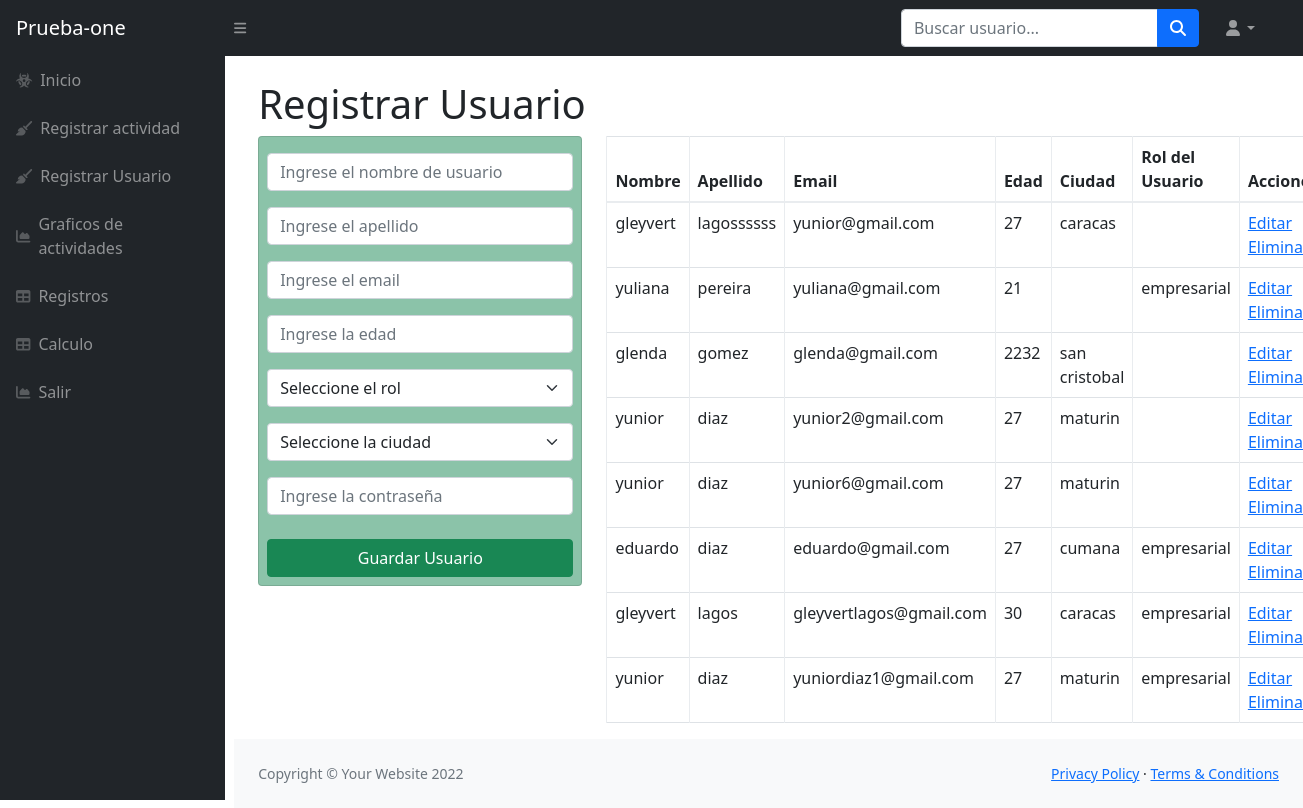
/registrar_usuario.php (signed in), run on the app's committed database.
### tables this page shows
CREATE TABLE `usuarios` (
  `id_usuario` int(11) NOT NULL,
  `nombre` varchar(100) DEFAULT NULL,
  `apellido` varchar(100) DEFAULT NULL,
  `email` varchar(200) DEFAULT NULL,
  `edad` int(11) DEFAULT NULL,
  `password` varchar(100) DEFAULT NULL,
  `id_ciudad` int(11) NOT NULL,
  `id_rol` int(11) NOT NULL
);

CREATE TABLE `ciudades` (
  `id_ciudad` int(11) NOT NULL,
  `nombre` varchar(255) NOT NULL
);

CREATE TABLE `roles` (
  `id_rol` int(11) NOT NULL,
  `nombre_rol` varchar(255) NOT NULL
);

### registrar_usuario.php (the view, shortened to what this page needs)
<!DOCTYPE html>
<html lang="en">
    <head>
        <link rel="stylesheet" type="text/css" href="vendor/bootstrap/css/bootstrap.min.css">
        <link href="./css/styles2.css" rel="stylesheet" />
    </head>
    <body class="sb-nav-fixed">
        <?php require 'partials/navbar.php' ?>
        <div id="layoutSidenav">
            <?php require 'partials/nav.php' ?>
            <div id="layoutSidenav_content">
                <main>
                    <div class="container-fluid px-4">
                        <h1 class="mt-4">Registrar Usuario</h1>
                        <div class="row">
                            <div class="col-md-4">
                                <div class="card card-body bg-success p-2 bg-opacity-50" >
                                    <form action="guardar_usuario.php" method="POST">
                                        <div class="form-group mt-2">
                                            <input type="text" required name="nombre" class="form-control" placeholder="Ingrese el nombre de usuario" autofocus>
                                        </div>
                                        <div class="form-group mt-2">
                                            <input type="text" required name="apellido" class="form-control" placeholder="Ingrese el apellido">
                                        </div>
                                        <div class="form-group mt-2">
                                            <input type="emai" required name="email" value="" class="form-control" placeholder="Ingrese el email">
                                        </div>
                                        <div class="form-group mt-2">
                                            <input type="text" required name="edad" class="form-control" placeholder="Ingrese la edad">
                                        </div>
                                        <div class="form-group mt-2">
                                        <select name="id_rol" required class="form-select" aria-label="Default select example">
                                            <option value="">Seleccione el rol</option>
                                            </select>
                                        </div>
                                        <div class="form-group mt-2">
                                            <select name="id_ciudad" required class="form-select" aria-label="Default select example">
                                            <option value="">Seleccione la ciudad</option>
                                            </select>
                                        </div>
                                        <div class="form-group">
                                            <input type="password" required name="password" class="form-control" placeholder="Ingrese la contraseña">
                                        </div>
                                        <div class="d-grid gap-2">
                                             <button class="btn btn-success mt-2" require name="guardar_Usuario">Guardar Usuario</button>
                                        </div>
                                    </form>
                                </div>
                            </div>
                            <div class="col-md-8">
                                <table class="table table-bordered">
                                    <thead>
                                        <tr>
                                            <th>Nombre</th>
                                            <th>Apellido</th>
                                            <th>Email</th>
                                            <th>Edad</th>
                                            <th>Ciudad</th>
                                            <th>Rol del Usuario</th>
                                            <th>Acciones</th>
                                        </tr>
                                    </thead>
                                    <tbody>
                                        <?php
                                            $records = $conn->prepare('SELECT id_usuario, usuarios.nombre, ciudades.nombre as nombre_ciudad, apellido, email, edad, usuarios.id_ciudad, usuarios.id_rol, nombre_rol FROM usuarios LEFT JOIN ciudades ON usuarios.id_ciudad=ciudades.id_ciudad LEFT JOIN roles ON usuarios.id_rol=roles.id_rol');
                                            $records->execute();
                                            $results = $records->fetchAll(PDO::FETCH_ASSOC);
                                            foreach($results as $row){ ?>
                                                <tr>
                                                    <td><?php echo $row['nombre'] ?></td>
                                                    <td><?php echo $row['apellido'] ?></td>
                                                    <td><?php echo $row['email'] ?></td>
                                                    <td><?php echo $row['edad'] ?></td>
                                                    <td><?php echo $row['nombre_ciudad'] ?></td>
                                                    <td><?php echo $row['nombre_rol'] ?></td>
                                                    <td>
                                                        <a href="editar_usuario.php?id=<?php echo $row['id_usuario'] ?>">Editar<i class="fa-address-card-o"></i></a>
                                                        <a href="eliminar_usuario.php?id=<?php echo $row['id_usuario'] ?>">Eliminar</a>
                                                    </td>
                                                </tr>
                                          <?php  } ?>
                                    </tbody>
                                </table>
                            </div>
                        </div>
                    </div>
                </main>
                <footer class="py-4 bg-light mt-auto">
                    <div class="container-fluid px-4">
                        <div class="d-flex align-items-center justify-content-between small">
                            <div class="text-muted">Copyright &copy; Your Website 2022</div>
                            <div>
                                <a href="#">Privacy Policy</a>
                                &middot;
                                <a href="#">Terms &amp; Conditions</a>
                            </div>
                        </div>
                    </div>
                </footer>
            </div>
        </div>
    </body>
</html>

### data on the page
usuarios: nombre "gleyvert", apellido "lagossssss", email "yunior@gmail.com", edad "27", id_ciudad.nombre "caracas"
usuarios: nombre "yuliana", apellido "pereira", email "yuliana@gmail.com", edad "21", id_rol.nombre_rol "empresarial"
usuarios: nombre "glenda", apellido "gomez", email "glenda@gmail.com", edad "2232", id_ciudad.nombre "san cristobal"
usuarios: nombre "yunior", apellido "diaz", email "yunior2@gmail.com", edad "27", id_ciudad.nombre "maturin"
usuarios: nombre "yunior", apellido "diaz", email "yunior6@gmail.com", edad "27", id_ciudad.nombre "maturin"
usuarios: nombre "eduardo", apellido "diaz", email "eduardo@gmail.com", edad "27", id_ciudad.nombre "cumana", id_rol.nombre_rol "empresarial"
usuarios: nombre "gleyvert", apellido "lagos", email "gleyvertlagos@gmail.com", edad "30", id_ciudad.nombre "caracas", id_rol.nombre_rol "empresarial"
usuarios: nombre "yunior", apellido "diaz", email "yuniordiaz1@gmail.com", edad "27", id_ciudad.nombre "maturin", id_rol.nombre_rol "empresarial"
